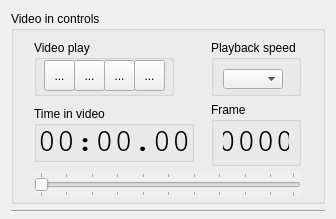
<?xml version="1.0" encoding="UTF-8"?>
<ui version="4.0">
 <class>VideoControlWidget</class>
 <widget class="QWidget" name="VideoControlWidget">
  <property name="geometry">
   <rect>
    <x>0</x>
    <y>0</y>
    <width>336</width>
    <height>214</height>
   </rect>
  </property>
  <property name="minimumSize">
   <size>
    <width>336</width>
    <height>0</height>
   </size>
  </property>
  <property name="maximumSize">
   <size>
    <width>336</width>
    <height>16777215</height>
   </size>
  </property>
  <property name="windowTitle">
   <string>Form</string>
  </property>
  <layout class="QVBoxLayout" name="verticalLayout">
   <property name="spacing">
    <number>6</number>
   </property>
   <property name="bottomMargin">
    <number>6</number>
   </property>
   <item>
    <widget class="QGroupBox" name="groupBox">
     <property name="toolTipDuration">
      <number>34</number>
     </property>
     <property name="title">
      <string>Video in controls</string>
     </property>
     <layout class="QGridLayout" name="gridLayout">
      <property name="bottomMargin">
       <number>4</number>
      </property>
      <item row="1" column="0">
       <widget class="QGroupBox" name="groupBox_2">
        <property name="minimumSize">
         <size>
          <width>0</width>
          <height>56</height>
         </size>
        </property>
        <property name="maximumSize">
         <size>
          <width>140</width>
          <height>56</height>
         </size>
        </property>
        <property name="title">
         <string>Video play</string>
        </property>
        <widget class="QToolButton" name="rewindButton">
         <property name="geometry">
          <rect>
           <x>10</x>
           <y>20</y>
           <width>31</width>
           <height>31</height>
          </rect>
         </property>
         <property name="maximumSize">
          <size>
           <width>32</width>
           <height>32</height>
          </size>
         </property>
         <property name="text">
          <string>...</string>
         </property>
         <property name="icon">
          <iconset>
           <normalon>:/newPrefix/resources/icons/icons8-rewind-50.png</normalon>
          </iconset>
         </property>
         <property name="iconSize">
          <size>
           <width>24</width>
           <height>24</height>
          </size>
         </property>
        </widget>
        <widget class="QToolButton" name="pauseButton">
         <property name="geometry">
          <rect>
           <x>40</x>
           <y>20</y>
           <width>31</width>
           <height>31</height>
          </rect>
         </property>
         <property name="maximumSize">
          <size>
           <width>32</width>
           <height>32</height>
          </size>
         </property>
         <property name="text">
          <string>...</string>
         </property>
         <property name="icon">
          <iconset>
           <normalon>:/newPrefix/resources/icons/icons8-pause-button-50.png</normalon>
          </iconset>
         </property>
         <property name="iconSize">
          <size>
           <width>24</width>
           <height>24</height>
          </size>
         </property>
        </widget>
        <widget class="QToolButton" name="playButton">
         <property name="geometry">
          <rect>
           <x>70</x>
           <y>20</y>
           <width>31</width>
           <height>31</height>
          </rect>
         </property>
         <property name="maximumSize">
          <size>
           <width>32</width>
           <height>32</height>
          </size>
         </property>
         <property name="text">
          <string>...</string>
         </property>
         <property name="icon">
          <iconset>
           <normalon>:/newPrefix/resources/icons/icons8-play-50.png</normalon>
          </iconset>
         </property>
         <property name="iconSize">
          <size>
           <width>24</width>
           <height>24</height>
          </size>
         </property>
         <property name="checkable">
          <bool>false</bool>
         </property>
        </widget>
        <widget class="QToolButton" name="fastForwardButton">
         <property name="geometry">
          <rect>
           <x>100</x>
           <y>20</y>
           <width>31</width>
           <height>31</height>
          </rect>
         </property>
         <property name="maximumSize">
          <size>
           <width>32</width>
           <height>32</height>
          </size>
         </property>
         <property name="text">
          <string>...</string>
         </property>
         <property name="icon">
          <iconset>
           <normalon>:/newPrefix/resources/icons/icons8-fast-forward-50.png</normalon>
          </iconset>
         </property>
         <property name="iconSize">
          <size>
           <width>24</width>
           <height>24</height>
          </size>
         </property>
        </widget>
       </widget>
      </item>
      <item row="2" column="0">
       <widget class="QGroupBox" name="groupBox_4">
        <property name="minimumSize">
         <size>
          <width>160</width>
          <height>56</height>
         </size>
        </property>
        <property name="maximumSize">
         <size>
          <width>160</width>
          <height>56</height>
         </size>
        </property>
        <property name="title">
         <string>Time in video</string>
        </property>
        <layout class="QVBoxLayout" name="verticalLayout_3">
         <property name="leftMargin">
          <number>2</number>
         </property>
         <property name="topMargin">
          <number>2</number>
         </property>
         <property name="rightMargin">
          <number>2</number>
         </property>
         <property name="bottomMargin">
          <number>2</number>
         </property>
         <item>
          <widget class="QLabel" name="timeLabel">
           <property name="minimumSize">
            <size>
             <width>150</width>
             <height>24</height>
            </size>
           </property>
           <property name="maximumSize">
            <size>
             <width>150</width>
             <height>16777215</height>
            </size>
           </property>
           <property name="font">
            <font>
             <family>Courier</family>
             <pointsize>24</pointsize>
            </font>
           </property>
           <property name="text">
            <string>00:00.00</string>
           </property>
           <property name="alignment">
            <set>Qt::AlignCenter</set>
           </property>
          </widget>
         </item>
        </layout>
       </widget>
      </item>
      <item row="3" column="0" colspan="2">
       <widget class="QSlider" name="timeSlider">
        <property name="accessibleName">
         <string/>
        </property>
        <property name="autoFillBackground">
         <bool>true</bool>
        </property>
        <property name="orientation">
         <enum>Qt::Horizontal</enum>
        </property>
        <property name="tickPosition">
         <enum>QSlider::TicksBothSides</enum>
        </property>
        <property name="tickInterval">
         <number>10</number>
        </property>
       </widget>
      </item>
      <item row="1" column="1">
       <widget class="QGroupBox" name="groupBox_3">
        <property name="minimumSize">
         <size>
          <width>0</width>
          <height>56</height>
         </size>
        </property>
        <property name="maximumSize">
         <size>
          <width>90</width>
          <height>56</height>
         </size>
        </property>
        <property name="title">
         <string>Playback speed</string>
        </property>
        <layout class="QVBoxLayout" name="verticalLayout_2">
         <item>
          <widget class="QComboBox" name="speedComboBox">
           <property name="minimumSize">
            <size>
             <width>0</width>
             <height>20</height>
            </size>
           </property>
           <property name="maximumSize">
            <size>
             <width>60</width>
             <height>16777215</height>
            </size>
           </property>
          </widget>
         </item>
        </layout>
       </widget>
      </item>
      <item row="2" column="1">
       <widget class="QGroupBox" name="groupBox_5">
        <property name="minimumSize">
         <size>
          <width>90</width>
          <height>0</height>
         </size>
        </property>
        <property name="maximumSize">
         <size>
          <width>90</width>
          <height>16777215</height>
         </size>
        </property>
        <property name="title">
         <string>Frame</string>
        </property>
        <layout class="QVBoxLayout" name="verticalLayout_4">
         <property name="topMargin">
          <number>2</number>
         </property>
         <property name="bottomMargin">
          <number>2</number>
         </property>
         <item>
          <widget class="QLabel" name="frameLabel">
           <property name="font">
            <font>
             <family>Courier</family>
             <pointsize>24</pointsize>
            </font>
           </property>
           <property name="text">
            <string>0000</string>
           </property>
           <property name="alignment">
            <set>Qt::AlignCenter</set>
           </property>
          </widget>
         </item>
        </layout>
       </widget>
      </item>
     </layout>
    </widget>
   </item>
   <item>
    <widget class="Line" name="line">
     <property name="orientation">
      <enum>Qt::Horizontal</enum>
     </property>
    </widget>
   </item>
  </layout>
 </widget>
 <resources>
  <include location="video_in_icons.qrc"/>
 </resources>
 <connections/>
</ui>
